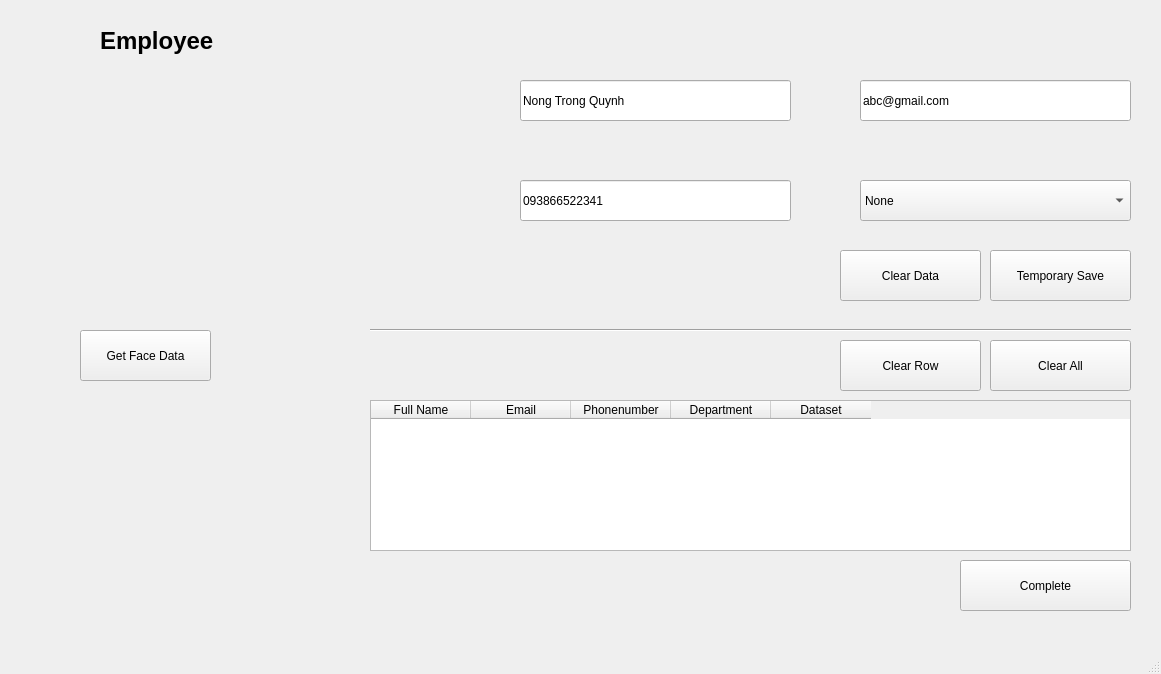
<?xml version="1.0" encoding="UTF-8"?>
<ui version="4.0">
 <class>MainWindow</class>
 <widget class="QMainWindow" name="MainWindow">
  <property name="geometry">
   <rect>
    <x>0</x>
    <y>0</y>
    <width>1161</width>
    <height>674</height>
   </rect>
  </property>
  <property name="windowTitle">
   <string>MainWindow</string>
  </property>
  <widget class="QWidget" name="centralwidget">
   <widget class="QWidget" name="widget" native="true">
    <property name="geometry">
     <rect>
      <x>0</x>
      <y>0</y>
      <width>1161</width>
      <height>623</height>
     </rect>
    </property>
    <property name="styleSheet">
     <string notr="true">QWidget#widget{
	
	border-image: url(:/backgr/backgr-linear.jfif);
}</string>
    </property>
    <widget class="QPushButton" name="btn_ClearAll">
     <property name="geometry">
      <rect>
       <x>990</x>
       <y>340</y>
       <width>141</width>
       <height>51</height>
      </rect>
     </property>
     <property name="text">
      <string>Clear All</string>
     </property>
    </widget>
    <widget class="QTableWidget" name="tbl_Employee">
     <property name="geometry">
      <rect>
       <x>370</x>
       <y>400</y>
       <width>761</width>
       <height>151</height>
      </rect>
     </property>
     <column>
      <property name="text">
       <string>Full Name</string>
      </property>
     </column>
     <column>
      <property name="text">
       <string>Email</string>
      </property>
     </column>
     <column>
      <property name="text">
       <string>Phonenumber</string>
      </property>
     </column>
     <column>
      <property name="text">
       <string>Department</string>
      </property>
     </column>
     <column>
      <property name="text">
       <string>Dataset</string>
      </property>
     </column>
    </widget>
    <widget class="QLineEdit" name="txt_Phonenumber">
     <property name="geometry">
      <rect>
       <x>520</x>
       <y>180</y>
       <width>271</width>
       <height>41</height>
      </rect>
     </property>
     <property name="text">
      <string>093866522341</string>
     </property>
    </widget>
    <widget class="QPushButton" name="btn_temporarySave">
     <property name="geometry">
      <rect>
       <x>990</x>
       <y>250</y>
       <width>141</width>
       <height>51</height>
      </rect>
     </property>
     <property name="text">
      <string>Temporary Save</string>
     </property>
    </widget>
    <widget class="QLabel" name="dataSet_IMG">
     <property name="geometry">
      <rect>
       <x>50</x>
       <y>440</y>
       <width>251</width>
       <height>141</height>
      </rect>
     </property>
     <property name="text">
      <string/>
     </property>
     <property name="scaledContents">
      <bool>true</bool>
     </property>
    </widget>
    <widget class="QPushButton" name="btn_ClearData">
     <property name="geometry">
      <rect>
       <x>840</x>
       <y>250</y>
       <width>141</width>
       <height>51</height>
      </rect>
     </property>
     <property name="text">
      <string>Clear Data</string>
     </property>
    </widget>
    <widget class="QLabel" name="avatar">
     <property name="geometry">
      <rect>
       <x>40</x>
       <y>100</y>
       <width>231</width>
       <height>201</height>
      </rect>
     </property>
     <property name="text">
      <string/>
     </property>
     <property name="pixmap">
      <pixmap>:/avatar/default_avatar.png</pixmap>
     </property>
     <property name="scaledContents">
      <bool>true</bool>
     </property>
    </widget>
    <widget class="QLineEdit" name="txt_Username">
     <property name="geometry">
      <rect>
       <x>520</x>
       <y>80</y>
       <width>271</width>
       <height>41</height>
      </rect>
     </property>
     <property name="text">
      <string>Nong Trong Quynh</string>
     </property>
    </widget>
    <widget class="QComboBox" name="cbox_Department">
     <property name="geometry">
      <rect>
       <x>860</x>
       <y>180</y>
       <width>271</width>
       <height>41</height>
      </rect>
     </property>
     <item>
      <property name="text">
       <string>None</string>
      </property>
     </item>
     <item>
      <property name="text">
       <string>IT</string>
      </property>
     </item>
     <item>
      <property name="text">
       <string>Marketing</string>
      </property>
     </item>
     <item>
      <property name="text">
       <string>HR</string>
      </property>
     </item>
     <item>
      <property name="text">
       <string>Sales</string>
      </property>
     </item>
     <item>
      <property name="text">
       <string>Finance</string>
      </property>
     </item>
    </widget>
    <widget class="QPushButton" name="btn_Complete">
     <property name="geometry">
      <rect>
       <x>960</x>
       <y>560</y>
       <width>171</width>
       <height>51</height>
      </rect>
     </property>
     <property name="text">
      <string>Complete</string>
     </property>
    </widget>
    <widget class="QPushButton" name="btn_FaceData">
     <property name="geometry">
      <rect>
       <x>80</x>
       <y>330</y>
       <width>131</width>
       <height>51</height>
      </rect>
     </property>
     <property name="text">
      <string>Get Face Data</string>
     </property>
    </widget>
    <widget class="QPushButton" name="btn_ClearRow">
     <property name="geometry">
      <rect>
       <x>840</x>
       <y>340</y>
       <width>141</width>
       <height>51</height>
      </rect>
     </property>
     <property name="text">
      <string>Clear Row</string>
     </property>
    </widget>
    <widget class="Line" name="line">
     <property name="geometry">
      <rect>
       <x>370</x>
       <y>320</y>
       <width>761</width>
       <height>20</height>
      </rect>
     </property>
     <property name="orientation">
      <enum>Qt::Horizontal</enum>
     </property>
    </widget>
    <widget class="QLabel" name="label">
     <property name="geometry">
      <rect>
       <x>100</x>
       <y>20</y>
       <width>181</width>
       <height>41</height>
      </rect>
     </property>
     <property name="font">
      <font>
       <pointsize>18</pointsize>
       <weight>75</weight>
       <bold>true</bold>
      </font>
     </property>
     <property name="text">
      <string>Employee</string>
     </property>
    </widget>
    <widget class="QLineEdit" name="txt_Email">
     <property name="geometry">
      <rect>
       <x>860</x>
       <y>80</y>
       <width>271</width>
       <height>41</height>
      </rect>
     </property>
     <property name="text">
      <string>abc@gmail.com</string>
     </property>
    </widget>
   </widget>
   <widget class="QLabel" name="btn_Back">
    <property name="geometry">
     <rect>
      <x>20</x>
      <y>20</y>
      <width>71</width>
      <height>41</height>
     </rect>
    </property>
    <property name="text">
     <string/>
    </property>
    <property name="scaledContents">
     <bool>true</bool>
    </property>
   </widget>
  </widget>
  <widget class="QMenuBar" name="menubar">
   <property name="geometry">
    <rect>
     <x>0</x>
     <y>0</y>
     <width>1161</width>
     <height>26</height>
    </rect>
   </property>
  </widget>
  <widget class="QStatusBar" name="statusbar"/>
 </widget>
 <resources>
  <include location="res.qrc"/>
 </resources>
 <connections/>
</ui>
